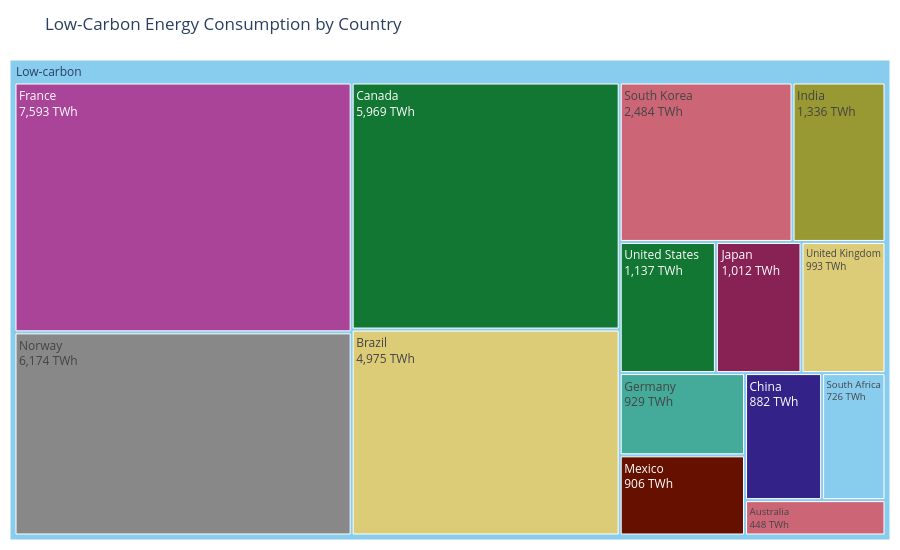
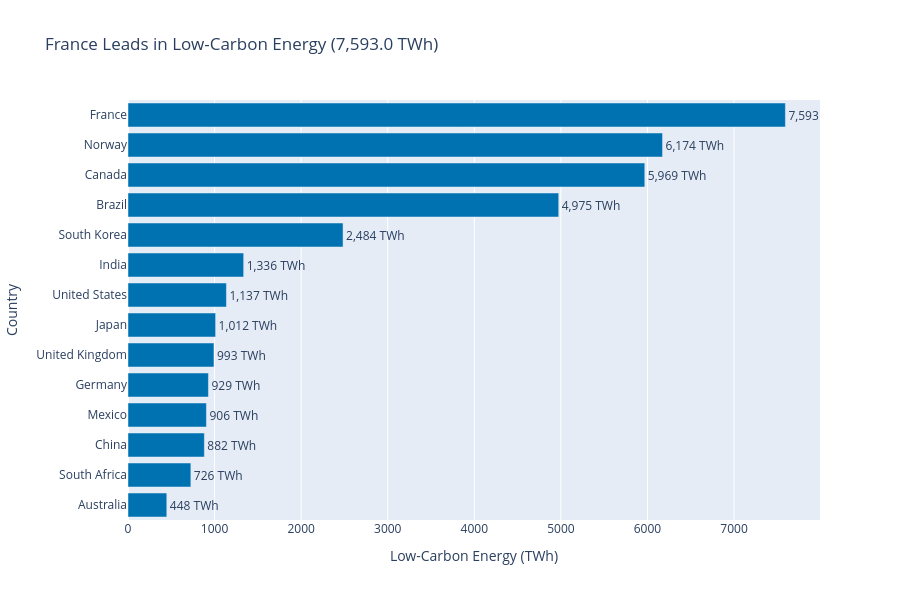

Notebook cell for these charts, in order:
### Markdown cell above
## Task 2 — Treemap vs bar: low-carbon energy by country

**What to build:** Build **both** a treemap and a horizontal bar chart showing total low-carbon TWh (Nuclear + Hydro) per country. Then answer the question in a markdown cell below.

**Requirements:**
- Filter to `Source_Type == 'Low-carbon'` and aggregate TWh by country
- Treemap: single-level `path=['All', 'Country']` with a dummy root node labelled `'Low-carbon'`
- Bar chart: sorted by TWh, horizontal orientation, CVD-safe colour
- Both charts show TWh values, not percentages
- Insight title on the bar chart naming the leading country

### Code cell
# Task 2 - Treemap vs Bar: Low-carbon energy by country

# Filter low-carbon sources
df_lowcarbon = df.loc[
    df['Source_Type'] == 'Low-carbon'
].copy()

# Aggregate TWh by country
lowcarbon_country = (
    df_lowcarbon.groupby('Country', as_index=False)['TWh']
    .sum()
    .sort_values('TWh', ascending=False)
)

# Create dummy root column
lowcarbon_country['All'] = 'Low-carbon'

# Find leading country
top_country = lowcarbon_country.iloc[0]['Country']
top_value = lowcarbon_country.iloc[0]['TWh']

# -------------------------------
# Chart 1: Treemap
# -------------------------------

fig1 = px.treemap(
    lowcarbon_country,
    path=['All', 'Country'],
    values='TWh',
    color='Country',
    color_discrete_sequence=px.colors.qualitative.Safe
)

fig1.update_traces(
    texttemplate='%{label}<br>%{value:,.0f} TWh',
    hovertemplate='%{label}<br>%{value:,.1f} TWh<extra></extra>'
)

fig1.update_layout(
    title='Low-Carbon Energy Consumption by Country',
    margin=dict(t=60, l=10, r=10, b=10),
    height=550
)

fig1.show()

# -------------------------------
# Chart 2: Horizontal Bar Chart
# -------------------------------

fig2 = px.bar(
    lowcarbon_country.sort_values('TWh', ascending=True),
    x='TWh',
    y='Country',
    orientation='h',
    text='TWh',
    color_discrete_sequence=['#0072B2'],
    title=f'{top_country} Leads in Low-Carbon Energy ({top_value:,.1f} TWh)'
)

fig2.update_traces(
    texttemplate='%{text:,.0f} TWh',
    textposition='outside'
)

fig2.update_layout(
    xaxis_title='Low-Carbon Energy (TWh)',
    yaxis_title='Country',
    showlegend=False,
    height=600
)

fig2.show()

### Figure 1 — Plotly figure (JSON) as saved in the notebook; plotly's stock layout.template omitted (floating-point values rounded to 4 significant figures)
{"data": [{"branchvalues": "total", "customdata": [["(?)"], ["Australia"], ["Brazil"], ["Canada"], ["China"], ["France"], ["Germany"], ["India"], ["Japan"], ["Mexico"], ["Norway"], ["South Africa"], ["South Korea"], ["United Kingdom"], ["United States"]], "domain": {"x": [0, 1], "y": [0, 1]}, "hovertemplate": "%{label}<br>%{value:,.1f} TWh<extra></extra>", "ids": ["Low-carbon", "Low-carbon/Australia", "Low-carbon/Brazil", "Low-carbon/Canada", "Low-carbon/China", "Low-carbon/France", "Low-carbon/Germany", "Low-carbon/India", "Low-carbon/Japan", "Low-carbon/Mexico", "Low-carbon/Norway", "Low-carbon/South Africa", "Low-carbon/South Korea", "Low-carbon/United Kingdom", "Low-carbon/United States"], "labels": ["Low-carbon", "Australia", "Brazil", "Canada", "China", "France", "Germany", "India", "Japan", "Mexico", "Norway", "South Africa", "South Korea", "United Kingdom", "United States"], "marker": {"colors": ["rgb(136, 204, 238)", "rgb(204, 102, 119)", "rgb(221, 204, 119)", "rgb(17, 119, 51)", "rgb(51, 34, 136)", "rgb(170, 68, 153)", "rgb(68, 170, 153)", "rgb(153, 153, 51)", "rgb(136, 34, 85)", "rgb(102, 17, 0)", "rgb(136, 136, 136)", "rgb(136, 204, 238)", "rgb(204, 102, 119)", "rgb(221, 204, 119)", "rgb(17, 119, 51)"]}, "name": "", "parents": ["", "Low-carbon", "Low-carbon", "Low-carbon", "Low-carbon", "Low-carbon", "Low-carbon", "Low-carbon", "Low-carbon", "Low-carbon", "Low-carbon", "Low-carbon", "Low-carbon", "Low-carbon", "Low-carbon"], "texttemplate": "%{label}<br>%{value:,.0f} TWh", "type": "treemap", "values": [35560.0, 448.0, 4975.0, 5969.0, 882.0, 7593.0, 929.0, 1336.0, 1012.0, 906.0, 6174.0, 726.0, 2484.0, 993.0, 1137.0]}], "layout": {"height": 550, "legend": {"tracegroupgap": 0}, "margin": {"b": 10, "l": 10, "r": 10, "t": 60}, "title": {"text": "Low-Carbon Energy Consumption by Country"}, "treemapcolorway": ["rgb(136, 204, 238)", "rgb(204, 102, 119)", "rgb(221, 204, 119)", "rgb(17, 119, 51)", "rgb(51, 34, 136)", "rgb(170, 68, 153)", "rgb(68, 170, 153)", "rgb(153, 153, 51)", "rgb(136, 34, 85)", "rgb(102, 17, 0)", "rgb(136, 136, 136)"]}}

### Figure 2 — Plotly figure (JSON) as saved in the notebook; plotly's stock layout.template omitted (floating-point values rounded to 4 significant figures)
{"data": [{"hovertemplate": "TWh=%{text}<br>Country=%{y}<extra></extra>", "legendgroup": "", "marker": {"color": "#0072B2", "pattern": {"shape": ""}}, "name": "", "orientation": "h", "showlegend": false, "text": [448.0, 726.0, 882.0, 906.0, 929.0, 993.0, 1012.0, 1137.0, 1336.0, 2484.0, 4975.0, 5969.0, 6174.0, 7593.0], "textposition": "outside", "texttemplate": "%{text:,.0f} TWh", "type": "bar", "x": [448.0, 726.0, 882.0, 906.0, 929.0, 993.0, 1012.0, 1137.0, 1336.0, 2484.0, 4975.0, 5969.0, 6174.0, 7593.0], "xaxis": "x", "y": ["Australia", "South Africa", "China", "Mexico", "Germany", "United Kingdom", "Japan", "United States", "India", "South Korea", "Brazil", "Canada", "Norway", "France"], "yaxis": "y"}], "layout": {"barmode": "relative", "height": 600, "legend": {"tracegroupgap": 0}, "showlegend": false, "title": {"text": "France Leads in Low-Carbon Energy (7,593.0 TWh)"}, "xaxis": {"anchor": "y", "domain": [0, 1], "title": {"text": "Low-Carbon Energy (TWh)"}}, "yaxis": {"anchor": "x", "domain": [0, 1], "title": {"text": "Country"}}}}
